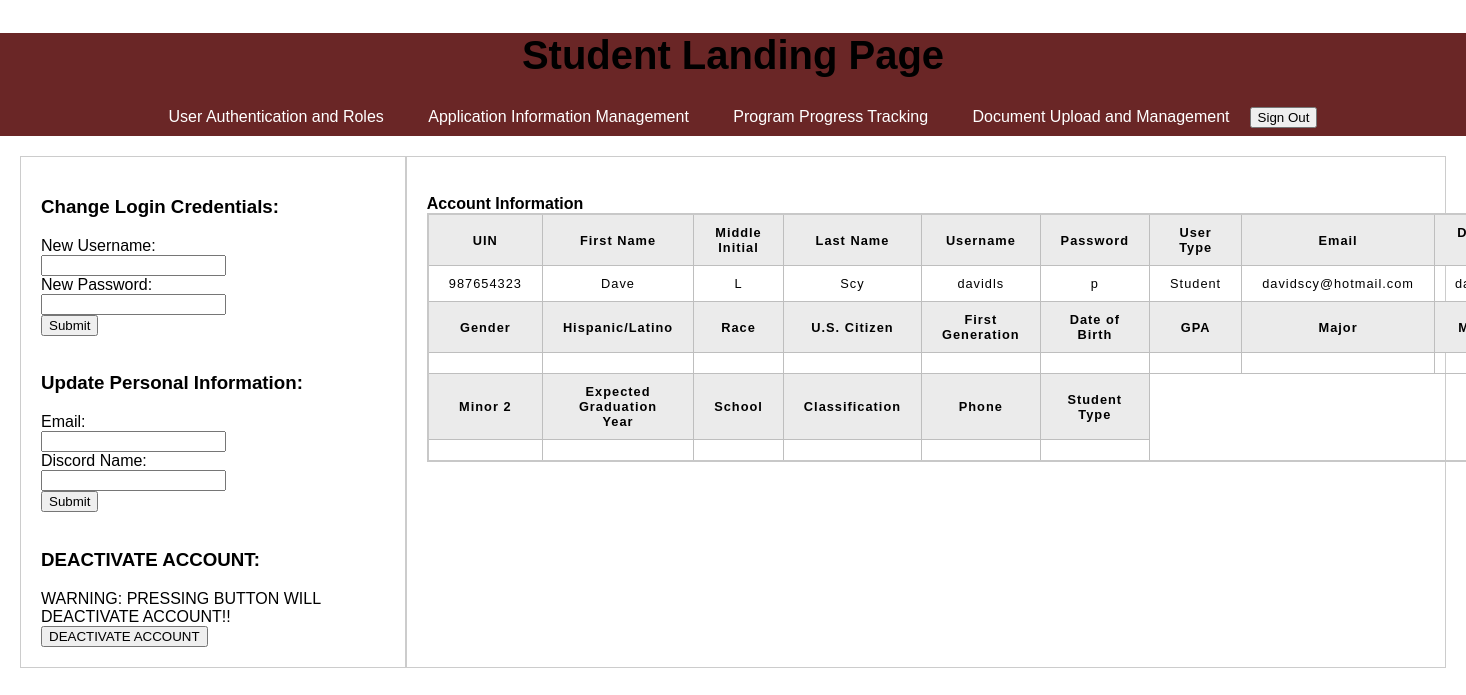
The page /studentuser.php (signed in) on the database as committed earlier.
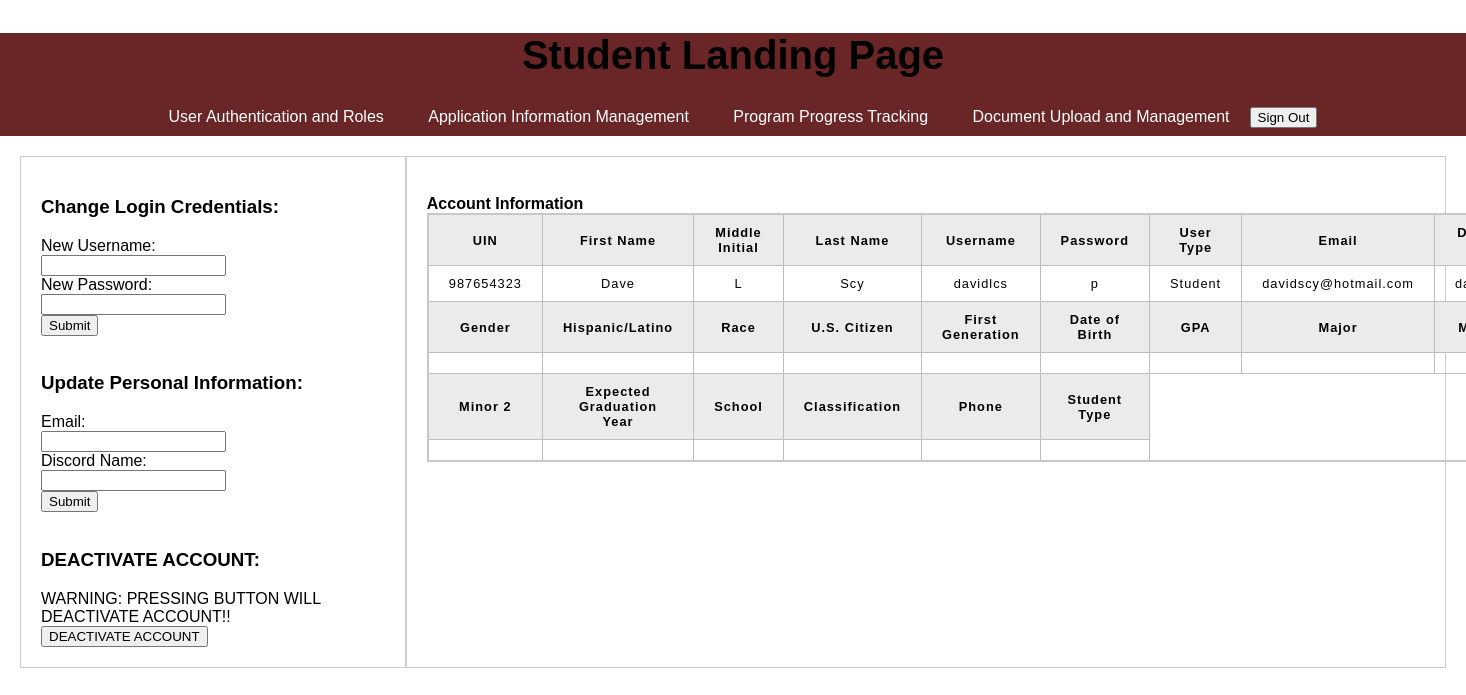
The same page on the database as committed later.
### tables this page shows
CREATE TABLE `user` (
  `UIN` int(10) NOT NULL,
  `First_Name` varchar(128) NOT NULL,
  `M_Initial` char(1) NOT NULL,
  `Last_Name` varchar(128) NOT NULL,
  `Username` varchar(128) NOT NULL,
  `Passwords` varchar(128) NOT NULL,
  `User_Type` varchar(128) NOT NULL,
  `Email` varchar(128) NOT NULL,
  `Discord_Name` varchar(128) NOT NULL
);

### studentuser.php (the view, shortened to what this page needs)
<?php
include_once 'header.php';
include_once 'includes/dbh.inc.php';
$query = "SELECT * FROM user WHERE UIN = " . $_SESSION["userid"] . ";";
$accountInfo = [];
if ($result = $conn->query($query)) {
    while ($row = $result->fetch_assoc()) {
        $accountInfo = $row;
    }
}
$studentInfo = [];
?>
<!DOCTYPE html>
<html lang="en">
<head>
</head>
<body>
    <div class="container">
        <div class="column1">
        <h3>Change Login Credentials:</h3>
            <form action="includes/user.inc.php" method="post">
              <label for="New Username">New Username: </label><br>
              <input type="text" id="username" name="username"><br>
              <label for="New Password">New Password: </label><br>
              <input type="text" id="password" name="password"><br>
              <button type="updatelogin" name="updatelogin">Submit</button>
            </form>
            <br>
            <h3>Update Personal Information:</h3>
            <form action="includes/user.inc.php" method="post">
              <label for="Email">Email: </label><br>
              <input type="text" id="email" name="email"><br>
              <label for="Discord Name">Discord Name: </label><br>
              <input type="text" id="discord_name" name="discord_name"><br>
              <button type="updateinfo" name="updateinfo">Submit</button>
            </form>
            <br>
            <h3>DEACTIVATE ACCOUNT:</h3>
            <form action="includes/user.inc.php" method="post">
              <label>WARNING: PRESSING BUTTON WILL DEACTIVATE ACCOUNT!!<br></label>
              <button type="deactivate" name="deactivate">DEACTIVATE ACCOUNT</button>
            </form>
        </div>
        <div class="column2">
          <?php
              echo "<br><b>Account Information</b>";
              if (!empty($accountInfo)) {
                  echo '<table>
                      <tr>
                          <th>UIN</th>
                          <th>First Name</th>
                          <th>Middle Initial</th>
                          <th>Last Name</th>
                          <th>Username</th>
                          <th>Password</th>
                          <th>User Type</th>
                          <th>Email</th>
                          <th>Discord Name</th>
                      </tr>';
                  echo '<tr>
                      <td>' . $accountInfo["UIN"] . '</td>
                      <td>' . $accountInfo["First_Name"] . '</td>
                      <td>' . $accountInfo["M_Initial"] . '</td>
                      <td>' . $accountInfo["Last_Name"] . '</td>
                      <td>' . $accountInfo["Username"] . '</td>
                      <td>' . $accountInfo["Passwords"] . '</td>
                      <td>' . $accountInfo["User_Type"] . '</td>
                      <td>' . $accountInfo["Email"] . '</td>
                      <td>' . $accountInfo["Discord_Name"] . '</td>
                  </tr>';
                  echo '<tr>
                      <th>Gender</th>
                      <th>Hispanic/Latino</th>
                      <th>Race</th>
                      <th>U.S. Citizen</th>
                      <th>First Generation</th>
                      <th>Date of Birth</th>
                      <th>GPA</th>
                      <th>Major</th>
                      <th>Minor 1</th>
                  </tr>';
                  echo'<tr>
                    <td>' . $studentInfo["Gender"] . '</td>
                    <td>' . $studentInfo["Hispanic/Latino"] . '</td>
                    <td>' . $studentInfo["Race"] . '</td>
                    <td>' . $studentInfo["U.S._Citizen"] . '</td>
                    <td>' . $studentInfo["First_Generation"] . '</td>
                    <td>' . $studentInfo["DOB"] . '</td>
                    <td>' . $studentInfo["GPA"] . '</td>
                    <td>' . $studentInfo["Major"] . '</td>
                    <td>' . $studentInfo["Minor1"] . '</td>
                </tr>';
                  echo '<tr>
                      <th>Minor 2</th>
                      <th>Expected Graduation Year</th>
                      <th>School</th>
                      <th>Classification</th>
                      <th>Phone</th>
                      <th>Student Type</th>
                  </tr>';
                  echo'<tr>
                    <td>' . $studentInfo["Minor2"] . '</td>
                    <td>' . $studentInfo["Expected_Graduation"] . '</td>
                    <td>' . $studentInfo["School"] . '</td>
                    <td>' . $studentInfo["Classification"] . '</td>
                    <td>' . $studentInfo["Phone"] . '</td>
                    <td>' . $studentInfo["Student_Type"] . '</td>
                </tr>';
              }
              ?>
        </div>
    </div>
</body>
</html>

Rows that differ between the two databases and show on the page:
changed user "Dave": Username "davidls" → "davidlcs"
